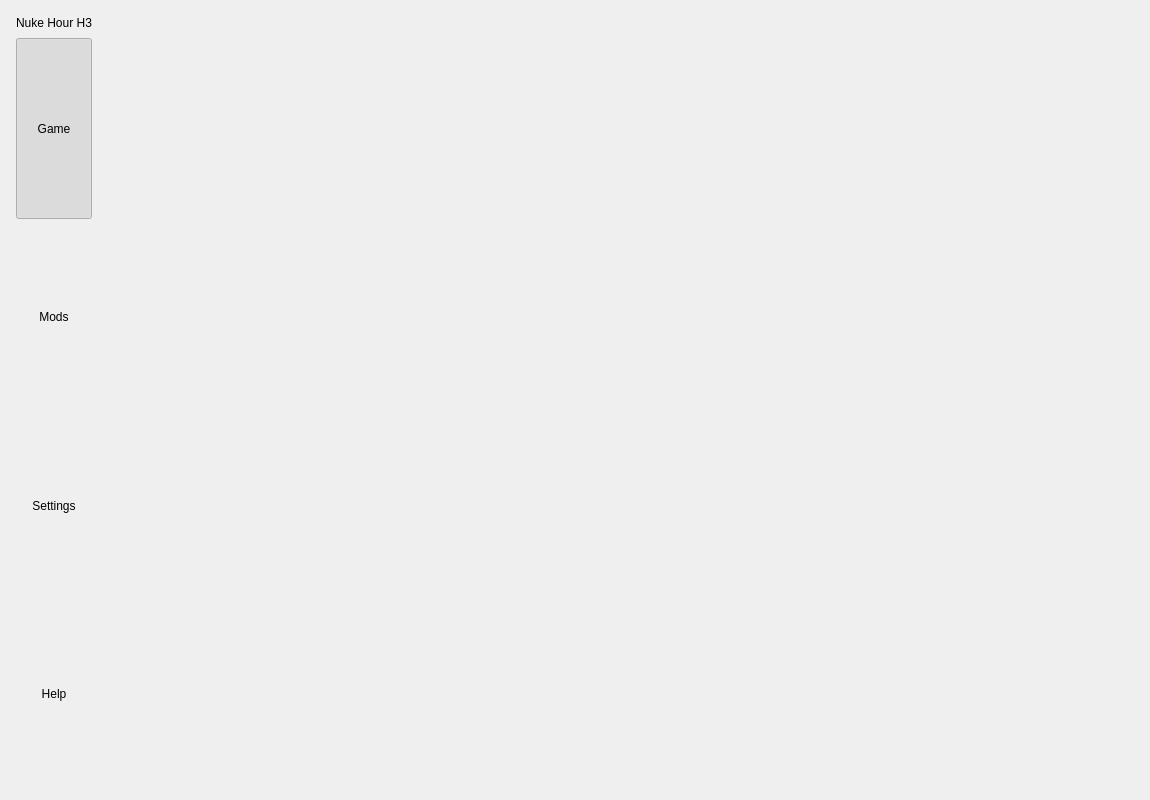
<?xml version='1.0' encoding='UTF-8'?>
<ui version="4.0">
 <class>MainWindow</class>
 <widget class="QMainWindow" name="MainWindow">
  <property name="geometry">
   <rect>
    <x>0</x>
    <y>0</y>
    <width>1150</width>
    <height>800</height>
   </rect>
  </property>
  <property name="sizePolicy">
   <sizepolicy hsizetype="Preferred" vsizetype="Preferred">
    <horstretch>0</horstretch>
    <verstretch>0</verstretch>
   </sizepolicy>
  </property>
  <property name="windowTitle">
   <string notr="true">Nuke Hour H3</string>
  </property>
  <property name="iconSize">
   <size>
    <width>64</width>
    <height>64</height>
   </size>
  </property>
  <widget class="FantasyBackdrop" name="centralWidget">
   <layout class="QHBoxLayout" name="horizontalLayout">
    <property name="spacing">
     <number>16</number>
    </property>
    <property name="leftMargin">
     <number>16</number>
    </property>
    <property name="topMargin">
     <number>16</number>
    </property>
    <property name="rightMargin">
     <number>16</number>
    </property>
    <property name="bottomMargin">
     <number>16</number>
    </property>
    <item>
     <widget class="QWidget" name="sidePanel">
      <layout class="QVBoxLayout" name="navigationLayout">
       <property name="spacing">
        <number>8</number>
       </property>
       <property name="leftMargin">
        <number>0</number>
       </property>
       <property name="topMargin">
        <number>0</number>
       </property>
       <property name="rightMargin">
        <number>0</number>
       </property>
       <property name="bottomMargin">
        <number>0</number>
       </property>
       <item>
        <widget class="QLabel" name="labelLauncherBrand">
         <property name="text">
          <string notr="true">Nuke Hour H3</string>
         </property>
        </widget>
       </item>
       <item>
        <widget class="QToolButton" name="startGameButton">
         <property name="sizePolicy">
          <sizepolicy hsizetype="MinimumExpanding" vsizetype="Preferred">
           <horstretch>1</horstretch>
           <verstretch>10</verstretch>
          </sizepolicy>
         </property>
         <property name="text">
          <string>Game</string>
         </property>
         <property name="checkable">
          <bool>true</bool>
         </property>
         <property name="checked">
          <bool>true</bool>
         </property>
         <property name="autoExclusive">
          <bool>true</bool>
         </property>
         <property name="autoRaise">
          <bool>true</bool>
         </property>
         <property name="toolButtonStyle">
          <enum>Qt::ToolButtonTextBesideIcon</enum>
         </property>
         <property name="minimumHeight">
          <number>48</number>
         </property>
         <property name="maximumHeight">
          <number>52</number>
         </property>
        </widget>
       </item>
       <item>
        <widget class="QToolButton" name="modslistButton">
         <property name="sizePolicy">
          <sizepolicy hsizetype="MinimumExpanding" vsizetype="Preferred">
           <horstretch>1</horstretch>
           <verstretch>10</verstretch>
          </sizepolicy>
         </property>
         <property name="text">
          <string>Mods</string>
         </property>
         <property name="checkable">
          <bool>true</bool>
         </property>
         <property name="checked">
          <bool>false</bool>
         </property>
         <property name="autoExclusive">
          <bool>true</bool>
         </property>
         <property name="autoRaise">
          <bool>true</bool>
         </property>
         <property name="toolButtonStyle">
          <enum>Qt::ToolButtonTextBesideIcon</enum>
         </property>
         <property name="minimumHeight">
          <number>48</number>
         </property>
         <property name="maximumHeight">
          <number>52</number>
         </property>
        </widget>
       </item>
       <item>
        <widget class="QToolButton" name="settingsButton">
         <property name="sizePolicy">
          <sizepolicy hsizetype="MinimumExpanding" vsizetype="Preferred">
           <horstretch>1</horstretch>
           <verstretch>10</verstretch>
          </sizepolicy>
         </property>
         <property name="text">
          <string>Settings</string>
         </property>
         <property name="checkable">
          <bool>true</bool>
         </property>
         <property name="checked">
          <bool>false</bool>
         </property>
         <property name="autoExclusive">
          <bool>true</bool>
         </property>
         <property name="autoRaise">
          <bool>true</bool>
         </property>
         <property name="toolButtonStyle">
          <enum>Qt::ToolButtonTextBesideIcon</enum>
         </property>
         <property name="minimumHeight">
          <number>48</number>
         </property>
         <property name="maximumHeight">
          <number>52</number>
         </property>
        </widget>
       </item>
       <item>
        <widget class="QToolButton" name="aboutButton">
         <property name="sizePolicy">
          <sizepolicy hsizetype="MinimumExpanding" vsizetype="Preferred">
           <horstretch>1</horstretch>
           <verstretch>10</verstretch>
          </sizepolicy>
         </property>
         <property name="text">
          <string>Help</string>
         </property>
         <property name="checkable">
          <bool>true</bool>
         </property>
         <property name="checked">
          <bool>false</bool>
         </property>
         <property name="autoExclusive">
          <bool>true</bool>
         </property>
         <property name="autoRaise">
          <bool>true</bool>
         </property>
         <property name="toolButtonStyle">
          <enum>Qt::ToolButtonTextBesideIcon</enum>
         </property>
         <property name="minimumHeight">
          <number>48</number>
         </property>
         <property name="maximumHeight">
          <number>52</number>
         </property>
        </widget>
       </item>
      </layout>
     </widget>
    </item>
    <item>
     <widget class="QStackedWidget" name="tabListWidget">
      <property name="enabled">
       <bool>true</bool>
      </property>
      <property name="sizePolicy">
       <sizepolicy hsizetype="Expanding" vsizetype="Expanding">
        <horstretch>10</horstretch>
        <verstretch>0</verstretch>
       </sizepolicy>
      </property>
      <property name="currentIndex">
       <number>4</number>
      </property>
      <widget class="CModListView" name="modlistView" />
      <widget class="CSettingsView" name="settingsView" />
      <widget class="FirstLaunchView" name="setupView" />
      <widget class="AboutProjectView" name="aboutView" />
      <widget class="StartGameTab" name="startGameView" />
     </widget>
    </item>
   </layout>
  </widget>
 </widget>
 <layoutdefault spacing="6" margin="11" />
 <customwidgets>
  <customwidget>
   <class>CModListView</class>
   <extends>QWidget</extends>
   <header>modManager/cmodlistview_moc.h</header>
   <container>1</container>
  </customwidget>
  <customwidget>
   <class>CSettingsView</class>
   <extends>QWidget</extends>
   <header>settingsView/csettingsview_moc.h</header>
   <container>1</container>
  </customwidget>
  <customwidget>
   <class>FirstLaunchView</class>
   <extends>QWidget</extends>
   <header>firstLaunch/firstlaunch_moc.h</header>
   <container>1</container>
  </customwidget>
  <customwidget>
   <class>AboutProjectView</class>
   <extends>QWidget</extends>
   <header>aboutProject/aboutproject_moc.h</header>
   <container>1</container>
  </customwidget>
  <customwidget>
   <class>StartGameTab</class>
   <extends>QWidget</extends>
   <header>startGame/StartGameTab.h</header>
   <container>1</container>
  </customwidget>
  <customwidget>
   <class>FantasyBackdrop</class>
   <extends>QWidget</extends>
   <header>FantasyBackdrop.h</header>
  </customwidget>
 </customwidgets>
 <resources />
 <connections />
</ui>
